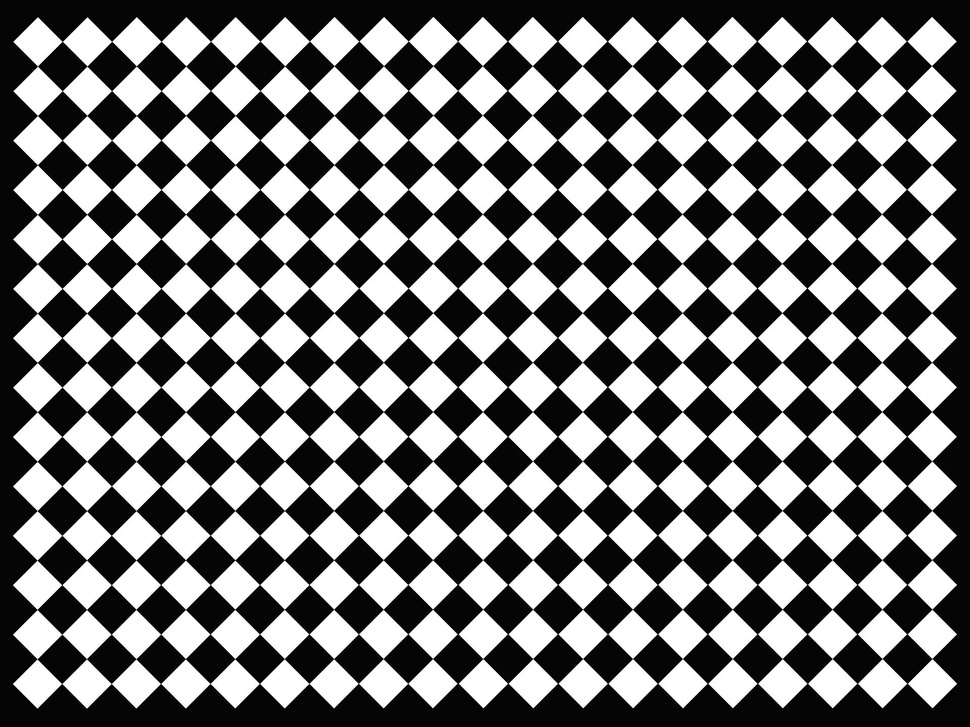
#> input picture chessboard.jpg, 970 x 727 px, shrunk from 1920 x 1440 before the run, given in place of the camera
$ python corners.py
#> lines starting #> are read from the running program, lines starting #| are printed output that depends on the picture; after the words box and inside, x2 and y2 are one past the last pixel; in counts of white or black regions, pixels touching at a corner belong together
import numpy as np
import cv2 as cv

cap = cv.VideoCapture(0)
if not cap.isOpened():
    print("Cannot open camera")
    exit()
while True:
    # Capture frame-by-frame
    ret, frame = cap.read()
#> frame is the input picture: shape (727, 970, 3); min 0, max 255, mean 119.1
    # if frame is read correctly ret is True
    if not ret:
        print("Can't receive frame (stream end?). Exiting ...")
        break
    # Our operations on the frame come here
    gray = cv.cvtColor(frame, cv.COLOR_BGR2GRAY)
    gray = np.float32(gray)
    dst = cv.cornerHarris(gray, 2, 3, 0.04)
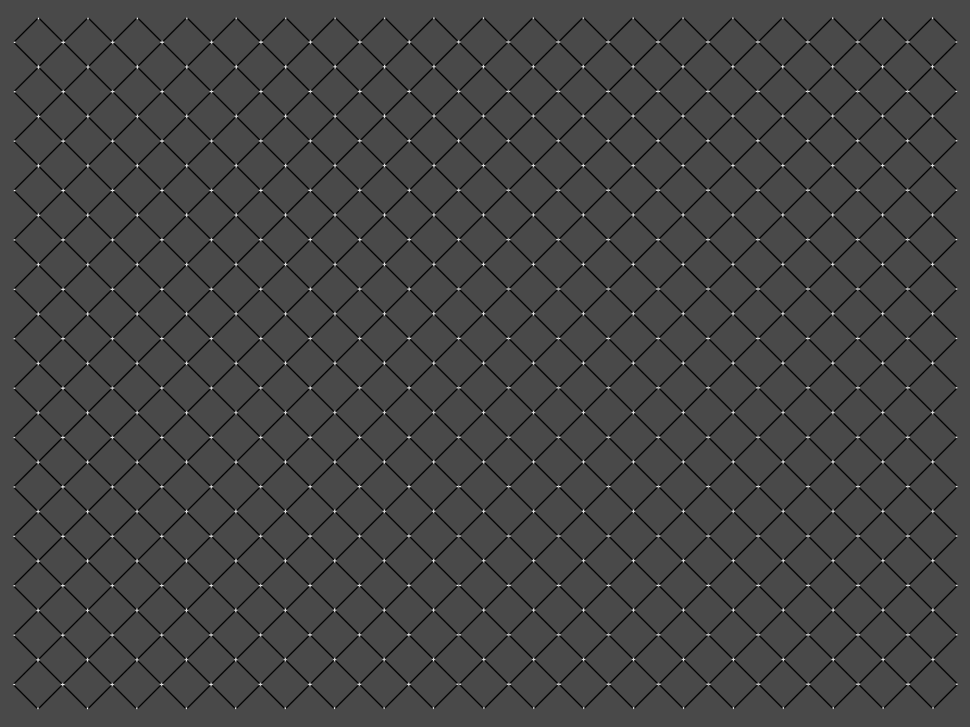
#> dst: shape (727, 970) float32; min -107166040, max 263171008, mean -5731705; drawn with min black and max white
    dst = cv.dilate(dst, None)
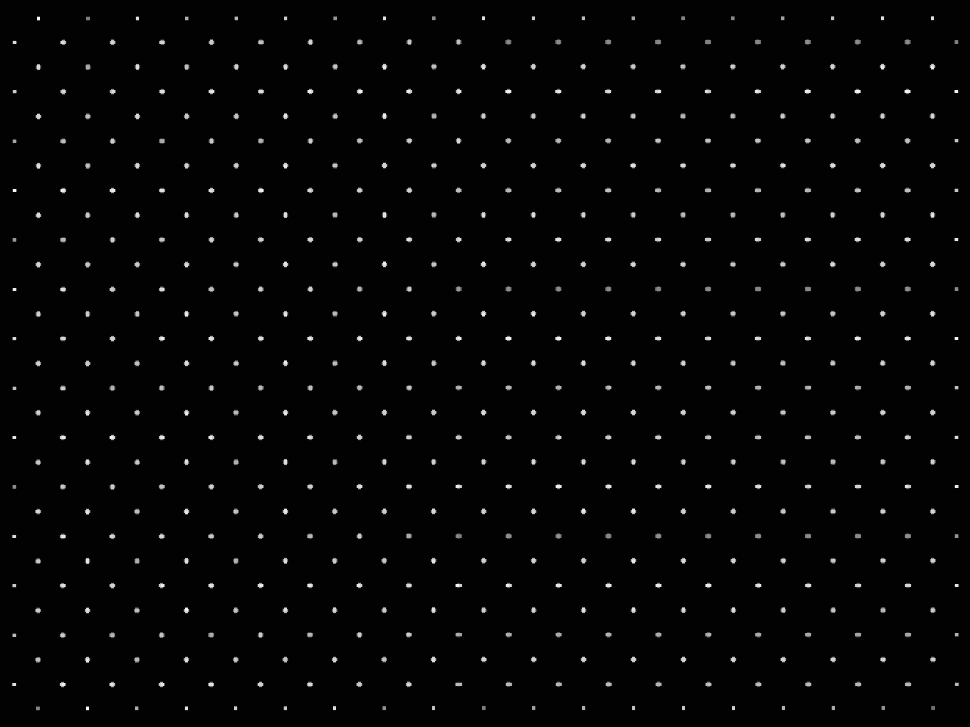
#> dst: shape (727, 970) float32; min -3002757.8, max 263171008, mean 3409528.8; drawn with min black and max white
    frame[dst>0.01*dst.max()]=[0,0,255]
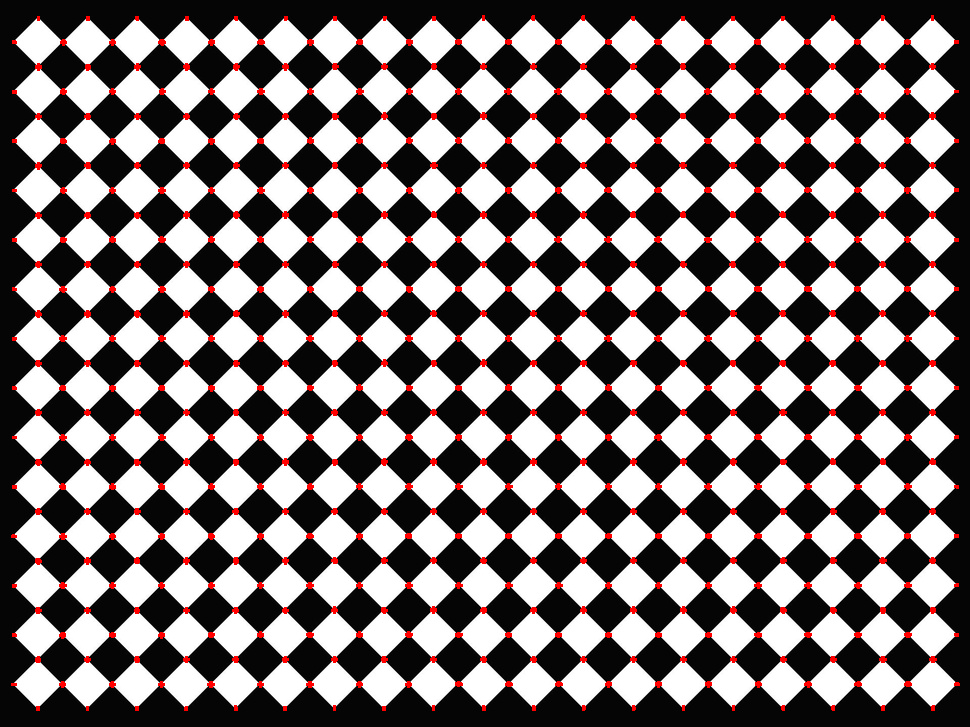
#> frame: shape (727, 970, 3); 2.75% of pixels changed, all inside (x1, y1, x2, y2) = (11, 15, 960, 711)
    cv.imshow('dst', frame)

    # Display the resulting frame
    cv.imshow('frame', gray)
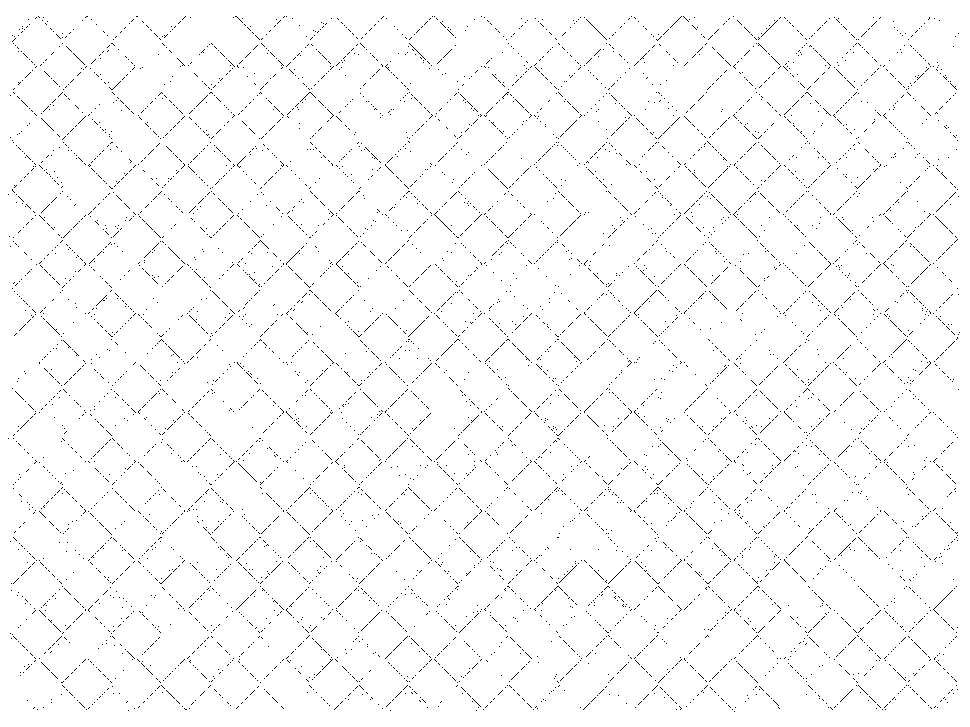
#> window 'frame': shape (727, 970); 98.1% white; black in thin lines or dots
    if cv.waitKey(1) == ord('q'):
#> (key q is pressed here)
        break

# When everything done, release the capture
cap.release()
cv.destroyAllWindows()
